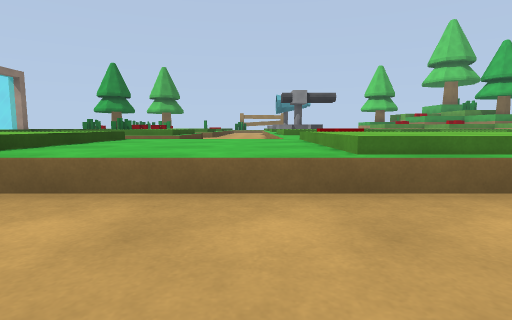
view 1 (above)

21 first-person views from a walk through a Unity game level. The camera is 0.29 m above the floor, tilts 6° down and sees 80° across. The floor is counted in squares, 1 m on a side. Each view is taken from the middle of a square. On the plan, view 1 faces up. The plan holds only what a view shows up to about 9 squares ahead; the rest is blank.

view 2
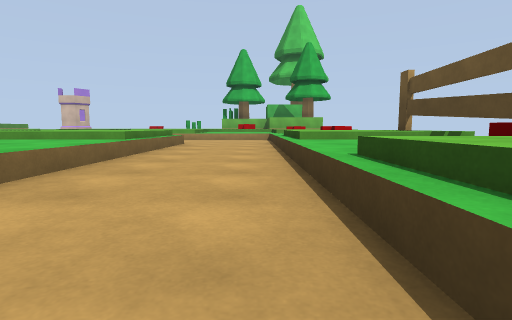

view 3
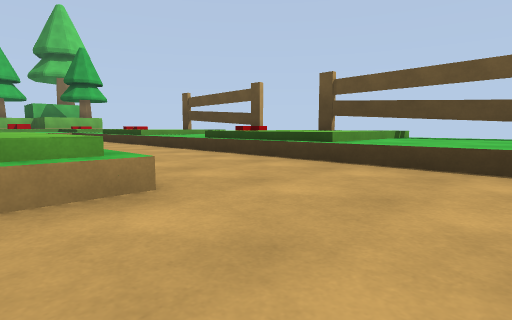

view 4
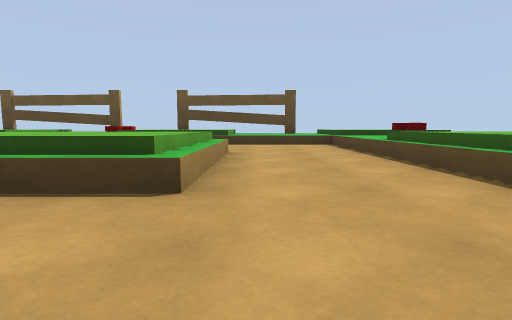

view 5
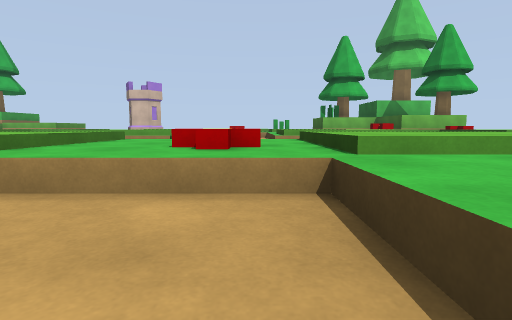

view 6
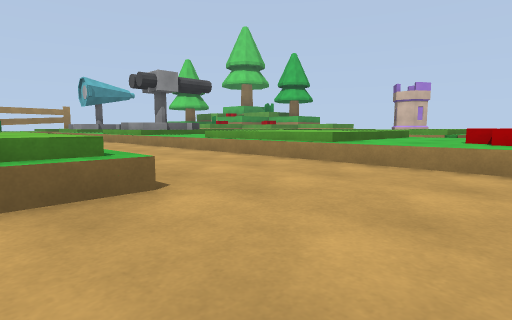

view 7
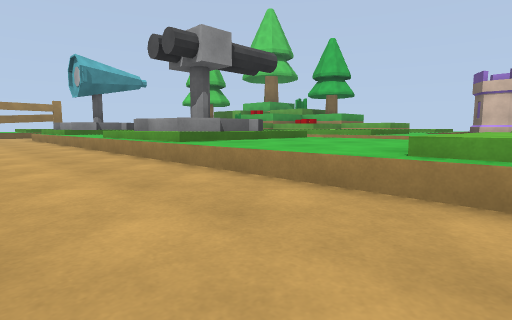

view 8
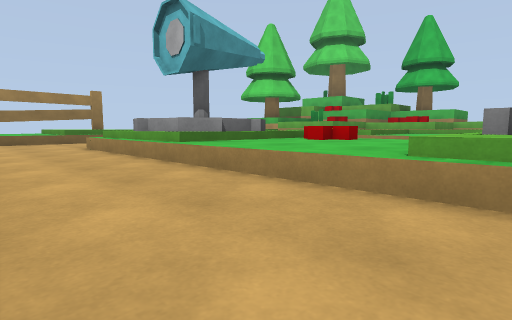

view 9
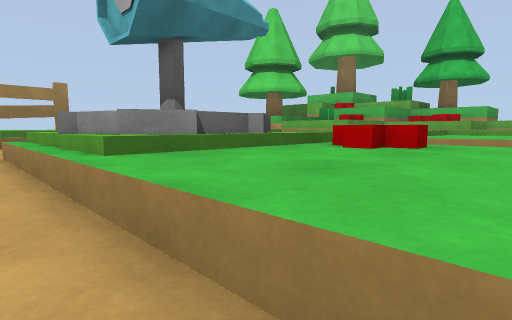

view 10
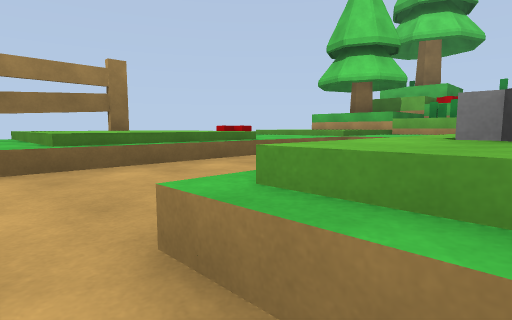

view 11
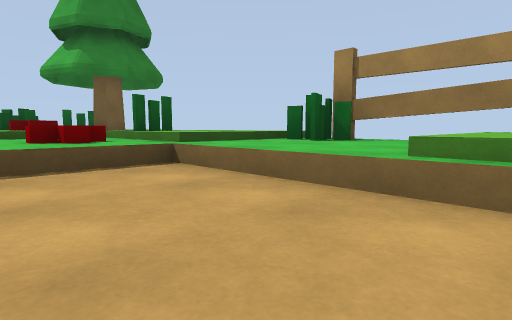

view 12
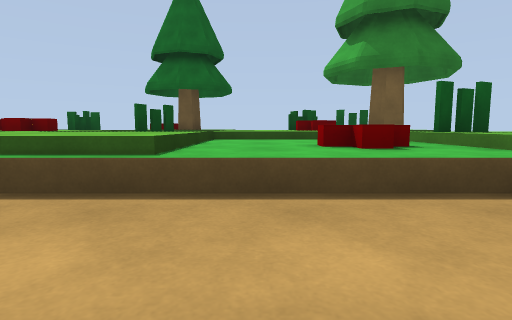

view 13
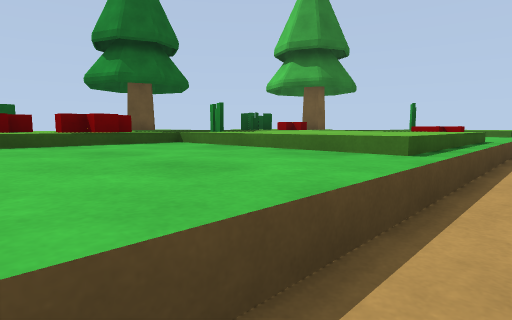

view 14
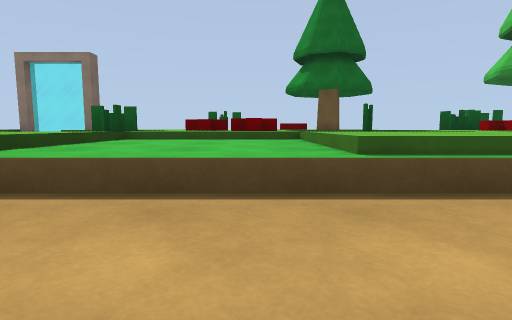

view 15
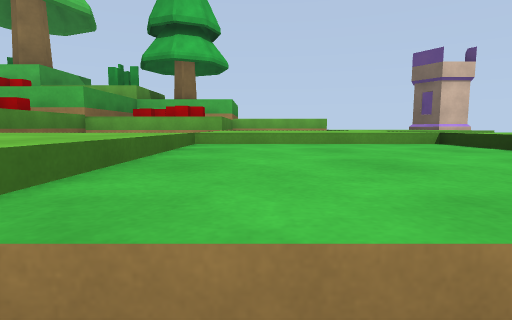

view 16
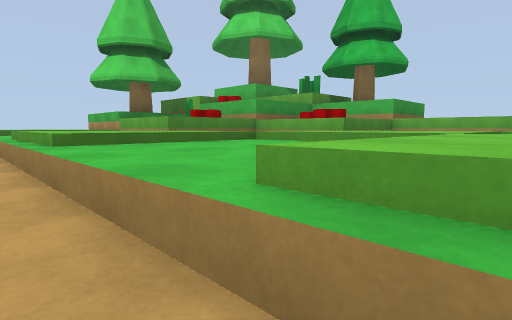

view 17
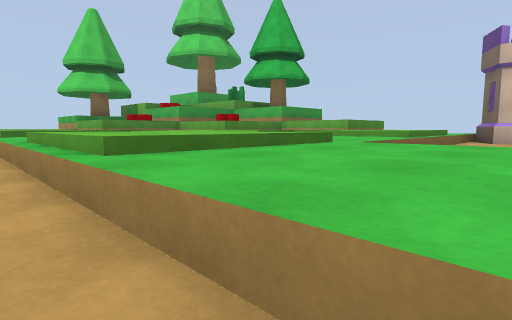

view 18
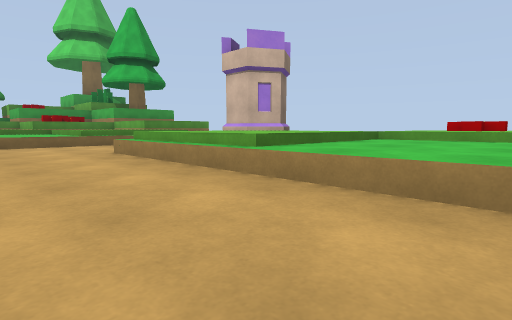

view 19
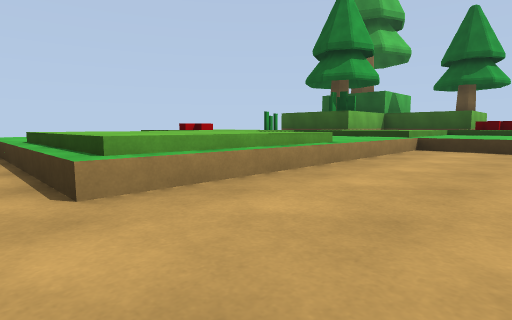

view 20
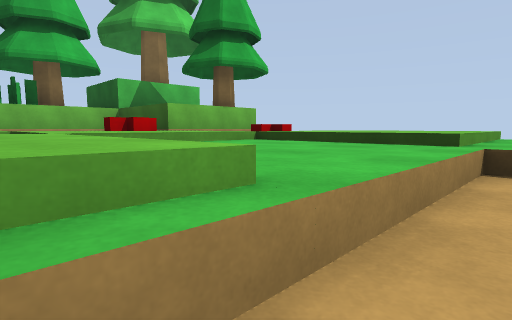

view 21
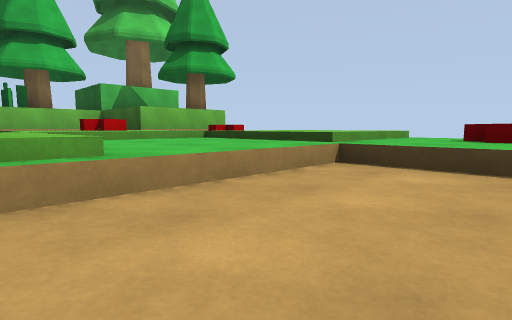

### Floor plan
Key: @ floor where view 1 was taken; # wall or solid block; . floor; = window, fence, low wall or low ledge; ^ raised ledge; P portal; F flower; E fence; T tree; O other object.
Columns run from 7 left of view 1 to 13 right of it. Each row starts with its distance up from view 1.
 20      #=###    #
 19     ^^E^^^FF^ #
 18   T O^^^^^^^^^#
 17  OF^^F......^^^O
 16   ^^^^...  .^ FF#
 15 T^^O^^..^^ .^^  ^F
 14 F^ ^^^..^^ .^^^ F^#
 13 ^ ^F^^..^F..^^^^  ^
 12 O^FF^^..^^..^^^^^ ^^#
 11  ^O^^^..^^ .^^^^^^^
 10  ^^   ..^^ .^^^^^^^
  9 P     ..^^..^^....O#
  8 P     ..^^..^^....##
  7 ^^   ^..^^  ^^..^^^^
  6     ^^..^^  ^^..^^^
  5    .....^^.   ..^^^F
  4   ......F^.   ..^^^^
  3  ^..^^^^^^..^^^^^^^O
  2  ^..^^^^^^..^^ ^^
  1  ^..........^^^^^ ###
  0  ^.....@....^^^F  #
 -1 F^^^^^^^^^F^^^F ###
 -2  ^EE^^FE^^FF^^  #
 -3     ##  #

Positions as (right, up) in squares from view 1, and headings:
1: (0, 0), facing up
2: (-3, 0), facing right
3: (-5, 2), facing down-right
4: (-4, 5), facing down
5: (-1, 4), facing right
6: (-2, 4), facing up-right
7: (-1, 7), facing up-right
8: (-1, 11), facing up-right
9: (0, 12), facing up-right
10: (0, 15), facing up-right
11: (1, 16), facing up-left
12: (0, 16), facing left
13: (-1, 12), facing up-left
14: (0, 13), facing left
15: (4, 13), facing right
16: (4, 11), facing up-right
17: (4, 8), facing up-right
18: (7, 4), facing up-right
19: (7, 8), facing down-right
20: (4, 2), facing down-right
21: (3, 2), facing down-right
